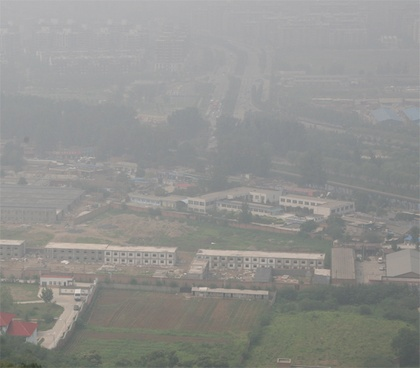
%> input picture Hw2/images/extra1.jpg, 420 x 368 px, shrunk from 600 x 525 before the run
$ octave main.m   (GNU Octave 9; MATLAB toolbox functions it lacks are replaced by stand-ins)
%> lines starting %> are read from the running program, lines starting %| are printed output that depends on the picture; in (x1, y1, x2, y2) boxes, pixels count from 0 and x2, y2 are one past the last pixel; in counts of white or black regions, pixels touching at a corner belong together; the program's own positions count from 1
%> the answer given: images/extra1.jpg
%> further down, I is the input picture: size 368x420x3 uint8; mean R, G, B 145.4, 145.7, 143
### Hw2/dehaze.m
function [RGB,darkChannel,t,J] = dehaze(RGB,t0,w)
%> called with t0 = 0.1, w = 0.85
    %% 读取图片并分离channel
    RGBD = double(RGB);
    R = RGBD(:, :, 1);
    G = RGBD(:, :, 2);
    B = RGBD(:, :, 3);
    %% 求解暗通道
    minChannel = min(min(R,G),B);
    kernel = ones(15);
    darkChannel = imerode(minChannel, kernel);
    darkChannel = uint8(darkChannel);
%> darkChannel: size 368x420 uint8
    %% 求解大气光
    [t, ~] = sort(darkChannel(:), 'descend');
    p = 0.001;
    n = floor(length(t) * p);
%> n = 154
    A = zeros(1,3);
    dark_bright = darkChannel>=t(n);
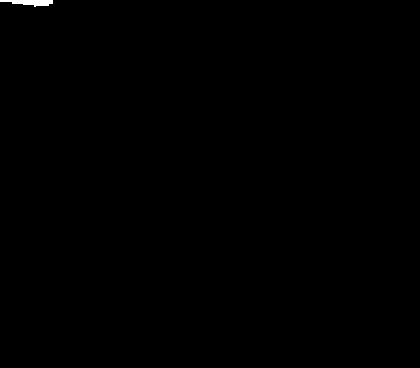
%> dark_bright: size 368x420 logical; 0.15% white; 1 white region, box (x1, y1, x2, y2) and area: (0, 0, 53, 7) 231
    for i = 1:3
        pic = RGBD(:,:,i);
        A(i) = max(pic(dark_bright));
    end
%> after the loop, A = [187 187 189]
    % A
    %% t(x)
    tR = double(R)./double(A(1));
    tG = double(G)./double(A(2));
    tB = double(B)./double(A(3));
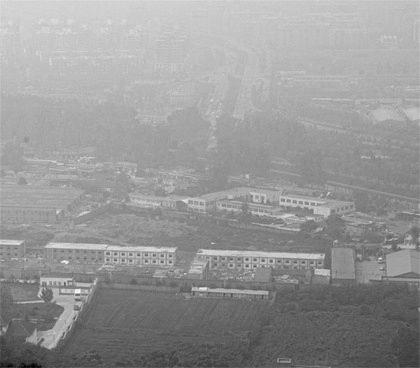
%> tB: size 368x420 double; min 0.238, max 1.11, mean 0.757; drawn with min black and max white
    t_hat = min(min(tR,tG),tB);
    t = 1 - w * t_hat;
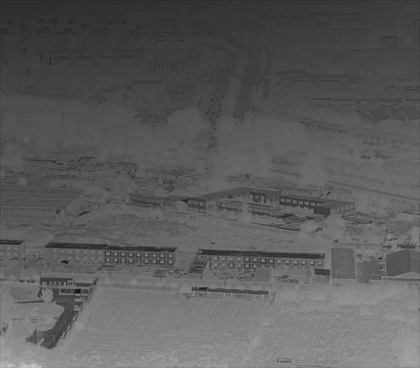
%> t: size 368x420 double; min 0.0556, max 0.798, mean 0.361
    t = max(t,t0);
    %% guide filter
    t = guidedfilter(RGBD,t,5,0.0001);
    %% dehaze
    J(:,:,1) = (R - A(1))./t + A(1);
    J(:,:,2) = (G - A(2))./t + A(2);
    J(:,:,3) = (B - A(3))./t + A(3);
    J = uint8(J);
end

### Hw2/guidedfilter.m
function q = guidedfilter(I, p, r, eps)
%> called with r = 5, eps = 0.0001
    [height, width] = size(p);
%> height = 368; width = 420
    N = boxfilter(ones(height, width), r);

    mean_I_r = boxfilter(I(:, :, 1), r) ./ N;
    mean_I_g = boxfilter(I(:, :, 2), r) ./ N;
    mean_I_b = boxfilter(I(:, :, 3), r) ./ N;
    mean_p = boxfilter(p, r) ./ N;

    mean_Ip_r = boxfilter(I(:, :, 1) .* p, r) ./ N;
    mean_Ip_g = boxfilter(I(:, :, 2) .* p, r) ./ N;
    mean_Ip_b = boxfilter(I(:, :, 3) .* p, r) ./ N;

    cov_Ip_r = mean_Ip_r - mean_I_r .* mean_p;
    cov_Ip_g = mean_Ip_g - mean_I_g .* mean_p;
    cov_Ip_b = mean_Ip_b - mean_I_b .* mean_p;

    var_I_rr = boxfilter(I(:, :, 1) .* I(:, :, 1), r) ./ N - mean_I_r .*  mean_I_r;
    var_I_rg = boxfilter(I(:, :, 1) .* I(:, :, 2), r) ./ N - mean_I_r .*  mean_I_g;
    var_I_rb = boxfilter(I(:, :, 1) .* I(:, :, 3), r) ./ N - mean_I_r .*  mean_I_b;
    var_I_gg = boxfilter(I(:, :, 2) .* I(:, :, 2), r) ./ N - mean_I_g .*  mean_I_g;
    var_I_gb = boxfilter(I(:, :, 2) .* I(:, :, 3), r) ./ N - mean_I_g .*  mean_I_b;
    var_I_bb = boxfilter(I(:, :, 3) .* I(:, :, 3), r) ./ N - mean_I_b .*  mean_I_b;

    a = zeros(height, width, 3);
    for y = 1 : height
        for x = 1 : width
            Sigma = [var_I_rr(y, x), var_I_rg(y, x), var_I_rb(y, x);
                var_I_rg(y, x), var_I_gg(y, x), var_I_gb(y, x);
                var_I_rb(y, x), var_I_gb(y, x), var_I_bb(y, x)];
            cov_Ip = [cov_Ip_r(y, x), cov_Ip_g(y, x), cov_Ip_b(y, x)];
            a(y, x, :) = cov_Ip * inv(Sigma + eps * eye(3));
        end
    end
    b = mean_p - a(:, :, 1) .* mean_I_r - a(:, :, 2) .* mean_I_g - a(:, :, 3) .* mean_I_b;
    q = (boxfilter(a(:, :, 1), r) .* I(:, :, 1) + boxfilter(a(:, :, 2), r).* I(:, :, 2) + boxfilter(a(:, :, 3), r).* I(:, :, 3) + boxfilter(b, r)) ./ N;
end

### Hw2/boxfilter.m
function out = boxfilter(img, r)
%> called with r = 5
    [height, width] = size(img);
%> height = 368; width = 420
    out = zeros(size(img));
    cum = cumsum(img, 1);
    out(1 : r + 1, :) = cum(1 + r : 2 * r + 1, :);
    out(r + 2 : height - r, :) = cum(2 * r + 2 : height, :) - cum(1 : height - 2 * r - 1, :);
    out(height - r + 1 : height, :) = repmat(cum(height, :), [r, 1]) - cum(height - 2 * r : height - r - 1, :);

    cum = cumsum(out, 2);
    out(:, 1 : r + 1) = cum(:, 1 + r : 2 * r + 1);
    out(:, r + 2 : width - r) = cum(:, 2 * r + 2 : width) - cum(:, 1 : width - 2 * r - 1);
    out(:, width - r + 1 : width) = repmat(cum(:, width), [1, r]) - cum(:, width - 2 * r : width - r - 1);
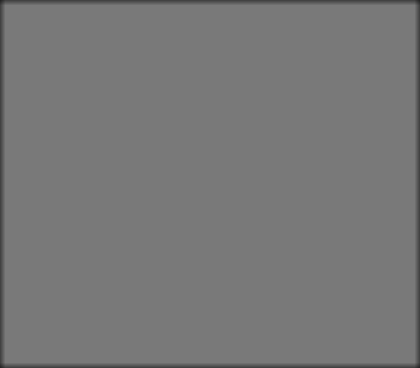
%> out: size 368x420 double; min 36, max 121, mean 119.3
end

### Hw2/main.m
clear;close all;clc;

[f,p] = uigetfile({'*.jpg'},'Open');
if f
    I = imread([p f]);
end
%% 参数设置
t0 = 0.1;w = 0.85;
%% 调用去雾函数
[I,darkChannel,t,J]  = dehaze(I,t0,w);
%> call 2 of boxfilter, with r = 5
%> in boxfilter (call 2), `cum = cumsum(img, 1);`:
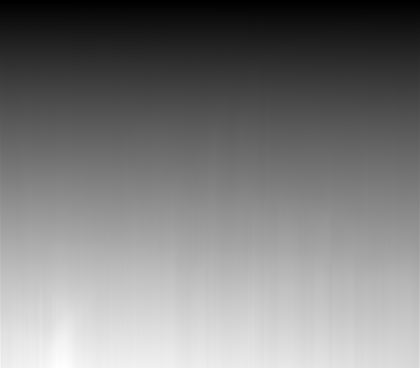
%> cum: size 368x420 double; min 169, max 58152, mean 28597; drawn with min black and max white
%> in boxfilter (call 2), `out(height - r + 1 : height, :) = repmat(cum(height, :), [r, 1]) - cum..`: out: size 368x420 double; min 379, max 2038, mean 1587.8
%> in boxfilter (call 2), `cum = cumsum(out, 2);`:
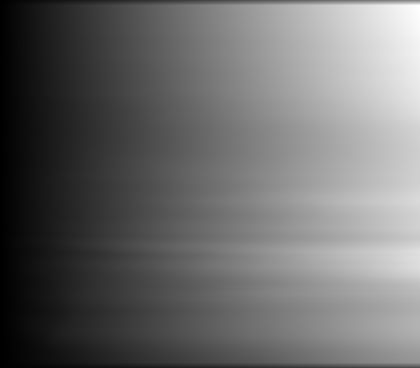
%> cum: size 368x420 double; min 548, max 808591, mean 340997.1; drawn with min black and max white
%> in boxfilter (call 2), `out(:, 1 : r + 1) = cum(:, 1 + r : 2 * r + 1);`: out: size 368x420 double; min 379, max 21832, mean 1761.4
%> in boxfilter (call 2), `out(:, width - r + 1 : width) = repmat(cum(:, width), [1, r]) - cum(:,..`: out: size 368x420 double; min 3176, max 21876, mean 17355
%> call 4 of boxfilter, with r = 5
%> in boxfilter (call 4), `out(:, width - r + 1 : width) = repmat(cum(:, width), [1, r]) - cum(:,..`:
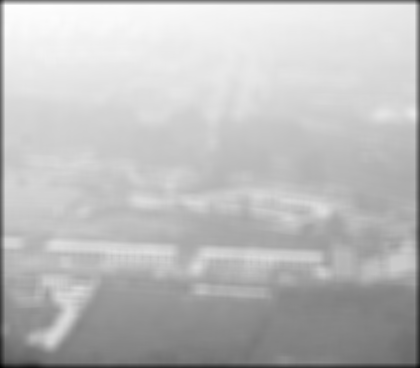
%> out: size 368x420 double; min 2565, max 22074, mean 17073.7; drawn with min black and max white
%% 计算结果显示
figure;
subplot(2,2,1);imshow(I);title('原图像');
subplot(2,2,2);imshow(darkChannel);title('暗通道');
subplot(2,2,3);imshow(t);title('透射率图');
subplot(2,2,4);imshow(J);title('目标图');
%% 目标图保存
imwrite(J,"output/de" + f);

$ run again, on Hw2/images/extra3.jpg
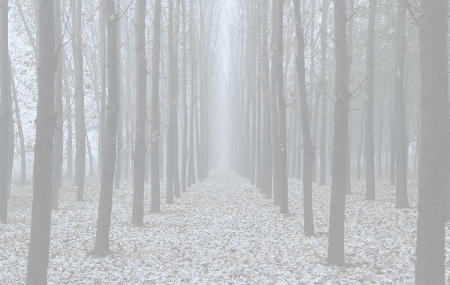
%> input picture Hw2/images/extra3.jpg, 450 x 285 px
%> I is the input picture: size 285x450x3 uint8; mean R, G, B 187.6, 190.3, 193.4
%> in dehaze, `darkChannel = imerode(minChannel, kernel);`:
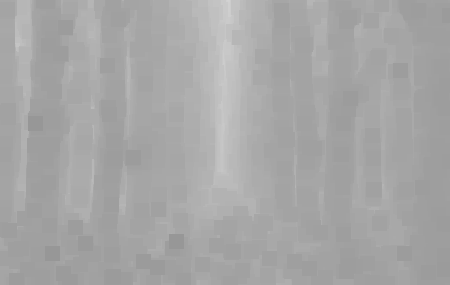
%> darkChannel: size 285x450 double; min 151, max 211, mean 166.2
%> dark_bright: size 285x450 logical; 0.17% white; 2 white regions, box (x1, y1, x2, y2) and area: (221, 0, 232, 24) 166, (222, 40, 226, 76) 47
%> after the loop in dehaze, `for i = 1:3`: A = [236 243 251]
%> in boxfilter (call 5), `cum = cumsum(img, 1);`:
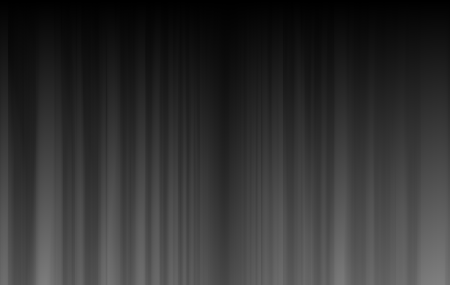
%> cum: size 285x450 double; min 0.157, max 127.9, mean 49.8
